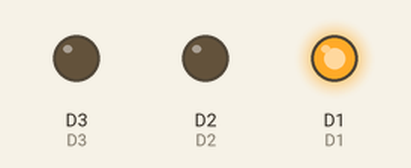
A sketch run on a simulated ESP8266 (Wemos D1 mini). Parts: output pins drawn as LEDs (lit = HIGH). Pins used as bus, display or sensor lines are not drawn.

Above: at 0.07 s.
At 0.8 s:
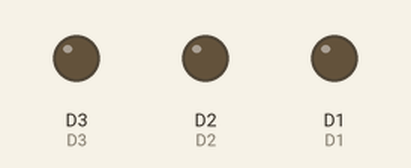
At 1.72 s:
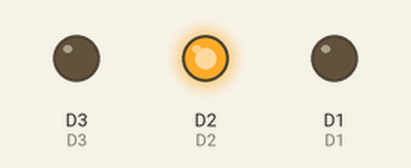
At 3.37 s:
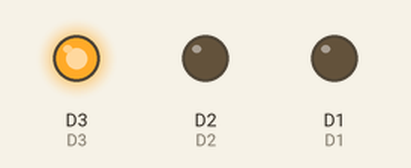
Timing chart, 0 to 3.7 s (numbered marks = the images above):
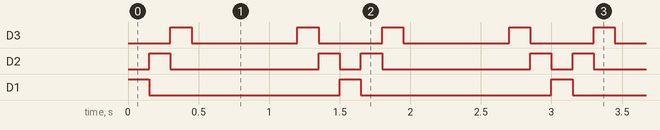

Measured:
- by itself, D3: repeats every 1.5 s: LOW 0.75 s, HIGH 0.15 s, LOW 0.45 s, HIGH 0.15 s
- by itself, D2: repeats every 1.5 s: LOW 1.1 s, HIGH 0.15 s, LOW 0.15 s, HIGH 0.15 s
- by itself, D1: alternates HIGH for 0.15 s and LOW for 1.4 s

The sketch:

Bouncer_1.ino
```cpp
#define D1 5
#define D2 4
#define D3 0
#define D4 2
#define D5 14
#define D6 12
//#define D7 13
//#define D8 15

void setup() {
  // put your setup code here, to run once:
  pinMode(D1, OUTPUT);
  pinMode(D2, OUTPUT);
  pinMode(D3, OUTPUT);
  pinMode(D4, OUTPUT);
  pinMode(D5, OUTPUT);
  pinMode(D6, OUTPUT);
//  pinMode(D7, OUTPUT);
//  pinMode(D8, OUTPUT);
}

void loop() {
  // put your main code here, to run repeatedly:
  digitalWrite(D1, HIGH);
  delay(150);
  digitalWrite(D1, LOW);
  digitalWrite(D2, HIGH);
  delay(150);
  digitalWrite(D2, LOW);
  digitalWrite(D3, HIGH);
  delay(150);
  digitalWrite(D3, LOW);
  digitalWrite(D4, HIGH);
  delay(150);
  digitalWrite(D4, LOW);
  digitalWrite(D5, HIGH);
  delay(150);
  digitalWrite(D5, LOW);
  digitalWrite(D6, HIGH);
  delay(150);
  digitalWrite(D6, LOW);
  digitalWrite(D5, HIGH);
  delay(150);
  digitalWrite(D5, LOW);
  digitalWrite(D4, HIGH);
  delay(150);
  digitalWrite(D4, LOW);
  digitalWrite(D3, HIGH);
  delay(150);
  digitalWrite(D3, LOW);
  digitalWrite(D2, HIGH);
  delay(150);
  digitalWrite(D2, LOW);
}
```
